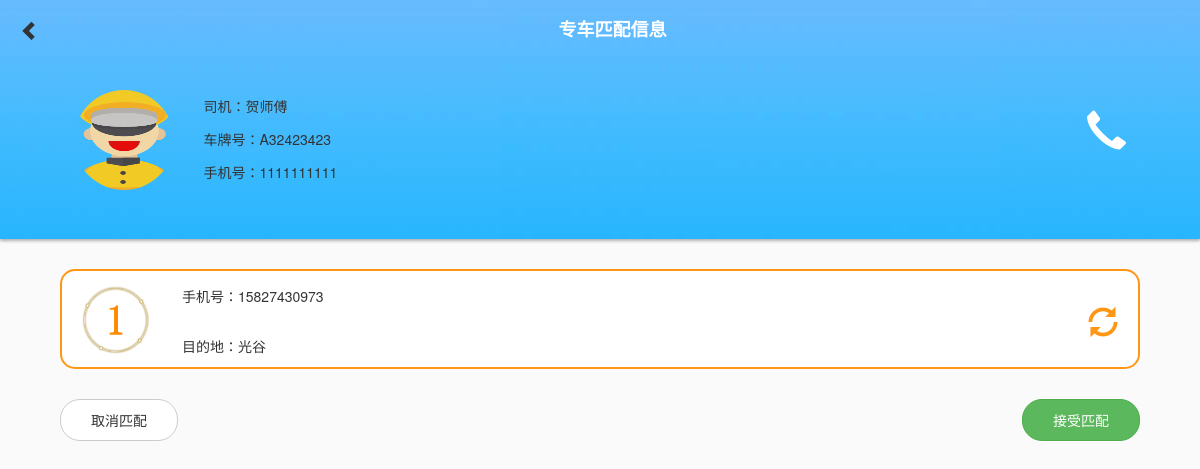
Screenshot of /reserve/specialcar/1/ (signed in) with the database file from the repository.
### apps/reserve/models.py (models this page shows, shortened)
class SpecialCar(models.Model):
    driver = models.OneToOneField(Driver, verbose_name="专车司机")
    num_user = models.IntegerField(default=0, verbose_name="搭乘人数")
    status = models.BooleanField(default=False, verbose_name="状态", help_text="False不能匹配，True可匹配")
    users = models.ManyToManyField(User, blank=True, verbose_name="乘坐用户")
    def  get_all_users_in_car(self):
        return self.users.all().order_by('-specialcartravel')
    class Meta:
        verbose_name = "专车"
        verbose_name_plural = verbose_name

class SpecialCarTravel(models.Model):
    PLACE_CHOICE = ((1, "大花岭"), (2, "街道口"), (3, "光谷"), (4, "武昌站"), (5, "汉口火车站"), (6, "武汉站"))
    user = models.ForeignKey(User, verbose_name="用户")
    car = models.ForeignKey(SpecialCar, verbose_name="专车")
    place = models.IntegerField(choices=PLACE_CHOICE,verbose_name="目的地")
    is_accept = models.BooleanField(default=False, verbose_name="是否接受")
    is_done = models.BooleanField(default=False, verbose_name="是否完成")
    date_travel = models.DateTimeField(default=timezone.now, verbose_name="出行时间")
    class Meta:
        verbose_name = "专车出行申请"
        verbose_name_plural = verbose_name
        ordering = ['-date_travel']

### apps/users/models.py (models this page shows, shortened)
class Driver(models.Model):
    user = models.OneToOneField(User, verbose_name="关联的用户")
    number = models.CharField(max_length=10, blank=True, verbose_name="车牌号")
    type = models.IntegerField(choices=((1, "专车司机"), (2, "校车司机"), (3, "管理者")), verbose_name="司机类型")
    class Meta:
        verbose_name = "司机"
        verbose_name_plural = verbose_name

class User(AbstractUser):
    username = models.CharField(max_length=11, unique=True, verbose_name="联系方式")
    avatar = models.ImageField(upload_to='avatar/%Y/%m', storage=ImgStorage(), blank=True, verbose_name="头像")
    truename = models.CharField(max_length=10, blank=True, verbose_name="真实姓名")
    usertype = models.IntegerField(choices=((1, '司机'), (2, '非司机')), default=2, verbose_name="用户类型")
    can_apply = models.BooleanField(default=True, verbose_name="能否预约")
    def get_last_special_car_travel(self):
        try:
            return self.specialcartravel_set.get(is_done=False)
        except:
            pass
    class Meta:
        verbose_name = "用户"
        verbose_name_plural = verbose_name

### apps/reserve/views.py (the view, shortened to what this page needs)
# urls.py: url(r'^reserve/specialcar/(?P<pk>[0-9]+)/$', reserve_views.SpecialCarMatch.as_view(), name='specailcarmatch'),
class SpecialCarMatch(LoginRequiredMixin, DetailView):
    template_name = 'reserve/special-car-match.html'
    model = SpecialCar
    context_object_name = 'carmatch'
    def check_object(self, request, obj):
        if not request.user in obj.users.all():
            raise Http404
    def get(self, request, *args, **kwargs):
        self.object = self.get_object()
        try:
            self.check_object(request, self.object)
        except:
            return HttpResponseRedirect(reverse('specialcartravel'))
        context = self.get_context_data(object=self.object)
        return self.render_to_response(context)

### templates/reserve/special-car-match.html (shortened to what this page needs)
{% extends 'base.html' %}
{% load staticfiles %}
{% block exthead %}
    <link href="{% static 'reserve/special-car-match.css' %}" rel="stylesheet" type="text/css">
{% endblock %}
{% block body %}
    <div class="bgimgwrapper" style="background-image: url({% static 'reserve/bgp.jpg' %})"></div>
    <header>
        <div class="container-fluid">
            <div class="row">
                <div class="col-xs-12 text-center">
                    <i class="glyphicon glyphicon-chevron-left returnicon pull-left"
                       onclick="window.location.href = document.referrer"></i>
                    <p class="h4" style="font-weight: 600; color: #ffffff">专车匹配信息</p>
                </div>
            </div>
            <div class="row driver-info">
                <div class="media">
                    <div class="media-left">
                        <a href="#">
                            <img class="media-object img-circle davatar" src="{% static 'reserve/davatar.png' %}" >
                        </a>
                    </div>
                    <div class="media-body">
                        <p>司机：{{ carmatch.driver.user.truename }}</p>
                        <p>车牌号：{{ carmatch.driver.number }}</p>
                        <p>手机号：{{ carmatch.driver.user.username }}</p>
                    </div>
                    <div class="media-right" style="height: 100px">
                        <i class="glyphicon glyphicon-earphone phoneicon"
                           onclick="location.href='tel://{{ carmatch.driver.user.username }}'"></i>
                    </div>
                </div>
            </div>
        </div>
    </header>
    {% for user in carmatch.get_all_users_in_car %}
        <section class="user-info {% if user == request.user %}self{% endif %} {% if user.get_last_special_car_travel.is_accept %}accept{% endif %}">
            <div class="container-fluid">
                <div class="row">
                    <div class="media">
                        <div class="media-left">
                            {% if forloop.counter == 1 %}
                                <img class="media-object liimg" src="{% static 'reserve/1.png' %}">
                            {% elif forloop.counter == 2 %}
                                <img class="media-object liimg" src="{% static 'reserve/2.png' %}">
                            {% elif forloop.counter == 3 %}
                                <img class="media-object liimg" src="{% static 'reserve/3.png' %}">
                            {% elif forloop.counter == 4 %}
                                <img class="media-object liimg" src="{% static 'reserve/4.png' %}">
                            {% endif %}
                        </div>
                        <div class="media-body">
                            <p>手机号：{{ user.username }}</p>
                            <p>目的地：{{ user.get_last_special_car_travel.get_place_display }}</p>
                        </div>
                        {% if user == request.user %}
                            <div class="media-left">
                                <i class="glyphicon glyphicon-refresh userrefreshicon" onclick="onRefresh()"></i>
                            </div>
                        {% endif %}
                    </div>
                </div>
            </div>
        </section>
    {% endfor %}
    <section class="travel-operation">
        <div class="container-fluid">
            <div class="row">
                <button type="button" class="btn btn-default pull-left" onclick="onDelete()">取消匹配</button>
                {% if user.get_last_special_car_travel.is_accept %}
                <button type="button" class="btn btn-warning pull-right" onclick="onAccept()" id="opbtn">取消接受</button>
                {% else %}
                <button type="button" class="btn btn-success pull-right" onclick="onAccept()" id="opbtn">接受匹配</button>
                {% endif %}
            </div>
        </div>
    </section>
{% endblock %}

### apps/reserve/static/reserve/special-car-match.css (style rules this page uses)
body { background-color: #fafafa; }
.bgimgwrapper { top: 0; position: absolute; height: 239px; width: 100%; z-index: -1; }
header { height: 229px; margin-top: 10px; padding-bottom: 10px; box-shadow: 0 2px 3px rgba(0, 0, 0, 0.3); overflow-y: auto; }
.returnicon { font-size: 20px; cursor: pointer; margin-left: 5px; line-height: 39px; }
.driver-info { margin: 40px 5%; }
.davatar { width: 100px; height: 100px; }
.media-body { height: 100px; }
.media-body p { line-height: 33px; margin: 0 0 0 20px ; }
.phoneicon { font-size: 40px; color: #ffffff; margin: 20px 0; cursor: pointer; }
.user-info { height: 100px; background: white; margin: 30px 5%; border: 1px solid #8f8f8f; border-radius: 15px; }
.liimg { margin: 15px 0 15px 20px; width: 70px; }
.user-info .media-body p { line-height: 50px; }
.self { border: 2px solid #ff9614; }
.userrefreshicon, .userphoneicon { cursor: pointer; font-size: 30px; margin: 35px 10px; }
.userrefreshicon { color: #ff9614; }
.travel-operation { margin: 30px 5%; }
.travel-operation button { border-radius: 20px; padding: 10px 30px; }

### rows the page displays
SpecialCar: driver.user.truename "贺师傅", driver.number "A32423423", driver.user.username "1111111111"
User: username "15827430973", get_last_special_car_travel.place "光谷"
